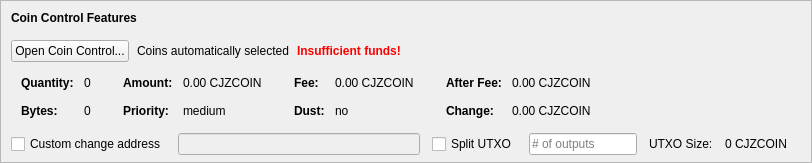
    <widget class="QFrame" name="frameCoinControl">
     <property name="sizePolicy">
      <sizepolicy hsizetype="Expanding" vsizetype="Expanding">
       <horstretch>0</horstretch>
       <verstretch>0</verstretch>
      </sizepolicy>
     </property>
     <property name="maximumSize">
      <size>
       <width>16777215</width>
       <height>16777215</height>
      </size>
     </property>
     <property name="frameShape">
      <enum>QFrame::StyledPanel</enum>
     </property>
     <property name="frameShadow">
      <enum>QFrame::Sunken</enum>
     </property>
     <layout class="QVBoxLayout" name="verticalLayoutCoinControl2">
      <property name="spacing">
       <number>0</number>
      </property>
      <property name="leftMargin">
       <number>0</number>
      </property>
      <property name="topMargin">
       <number>0</number>
      </property>
      <property name="rightMargin">
       <number>0</number>
      </property>
      <property name="bottomMargin">
       <number>6</number>
      </property>
      <item>
       <layout class="QVBoxLayout" name="verticalLayoutCoinControl" stretch="0,0,0,0,1">
        <property name="spacing">
         <number>0</number>
        </property>
        <property name="leftMargin">
         <number>10</number>
        </property>
        <property name="topMargin">
         <number>10</number>
        </property>
        <item>
         <layout class="QHBoxLayout" name="horizontalLayoutCoinControl1">
          <property name="bottomMargin">
           <number>15</number>
          </property>
          <item>
           <widget class="QLabel" name="labelCoinControlFeatures">
            <property name="sizePolicy">
             <sizepolicy hsizetype="Preferred" vsizetype="Maximum">
              <horstretch>0</horstretch>
              <verstretch>0</verstretch>
             </sizepolicy>
            </property>
            <property name="font">
             <font>
              <weight>75</weight>
              <bold>true</bold>
             </font>
            </property>
            <property name="styleSheet">
             <string notr="true">font-weight:bold;</string>
            </property>
            <property name="text">
             <string>Coin Control Features</string>
            </property>
           </widget>
          </item>
         </layout>
        </item>
        <item>
         <layout class="QHBoxLayout" name="horizontalLayoutCoinControl2" stretch="0,0,0,0">
          <property name="spacing">
           <number>8</number>
          </property>
          <property name="bottomMargin">
           <number>10</number>
          </property>
          <item>
           <widget class="QPushButton" name="pushButtonCoinControl">
            <property name="styleSheet">
             <string notr="true"/>
            </property>
            <property name="text">
             <string>Open Coin Control...</string>
            </property>
            <property name="autoDefault">
             <bool>false</bool>
            </property>
           </widget>
          </item>
          <item>
           <widget class="QLabel" name="labelCoinControlAutomaticallySelected">
            <property name="text">
             <string>Coins automatically selected</string>
            </property>
            <property name="margin">
             <number>5</number>
            </property>
           </widget>
          </item>
          <item>
           <widget class="QLabel" name="labelCoinControlInsuffFunds">
            <property name="font">
             <font>
              <weight>75</weight>
              <bold>true</bold>
             </font>
            </property>
            <property name="styleSheet">
             <string notr="true">color:red;font-weight:bold;</string>
            </property>
            <property name="text">
             <string>Insufficient funds!</string>
            </property>
            <property name="margin">
             <number>5</number>
            </property>
           </widget>
          </item>
          <item>
           <spacer name="horizontalSpacerCoinControl">
            <property name="orientation">
             <enum>Qt::Horizontal</enum>
            </property>
            <property name="sizeHint" stdset="0">
             <size>
              <width>40</width>
              <height>1</height>
             </size>
            </property>
           </spacer>
          </item>
         </layout>
        </item>
        <item>
         <widget class="QWidget" name="widgetCoinControl" native="true">
          <property name="sizePolicy">
           <sizepolicy hsizetype="Preferred" vsizetype="Preferred">
            <horstretch>0</horstretch>
            <verstretch>0</verstretch>
           </sizepolicy>
          </property>
          <property name="minimumSize">
           <size>
            <width>0</width>
            <height>0</height>
           </size>
          </property>
          <property name="styleSheet">
           <string notr="true"/>
          </property>
          <layout class="QHBoxLayout" name="horizontalLayoutCoinControl5">
           <property name="leftMargin">
            <number>0</number>
           </property>
           <property name="topMargin">
            <number>0</number>
           </property>
           <property name="rightMargin">
            <number>0</number>
           </property>
           <property name="bottomMargin">
            <number>0</number>
           </property>
           <item>
            <layout class="QHBoxLayout" name="horizontalLayoutCoinControl3" stretch="0,0,0,1">
             <property name="spacing">
              <number>20</number>
             </property>
             <property name="topMargin">
              <number>0</number>
             </property>
             <property name="bottomMargin">
              <number>10</number>
             </property>
             <item>
              <layout class="QFormLayout" name="formLayoutCoinControl1">
               <property name="horizontalSpacing">
                <number>10</number>
               </property>
               <property name="verticalSpacing">
                <number>14</number>
               </property>
               <property name="leftMargin">
                <number>10</number>
               </property>
               <property name="topMargin">
                <number>4</number>
               </property>
               <property name="rightMargin">
                <number>6</number>
               </property>
               <item row="0" column="0">
                <widget class="QLabel" name="labelCoinControlQuantityText">
                 <property name="font">
                  <font>
                   <weight>75</weight>
                   <bold>true</bold>
                  </font>
                 </property>
                 <property name="text">
                  <string>Quantity:</string>
                 </property>
                 <property name="margin">
                  <number>0</number>
                 </property>
                </widget>
               </item>
               <item row="0" column="1">
                <widget class="QLabel" name="labelCoinControlQuantity">
                 <property name="cursor">
                  <cursorShape>IBeamCursor</cursorShape>
                 </property>
                 <property name="contextMenuPolicy">
                  <enum>Qt::ActionsContextMenu</enum>
                 </property>
                 <property name="text">
                  <string notr="true">0</string>
                 </property>
                 <property name="margin">
                  <number>0</number>
                 </property>
                 <property name="textInteractionFlags">
                  <set>Qt::LinksAccessibleByMouse|Qt::TextSelectableByKeyboard|Qt::TextSelectableByMouse</set>
                 </property>
                </widget>
               </item>
               <item row="1" column="0">
                <widget class="QLabel" name="labelCoinControlBytesText">
                 <property name="font">
                  <font>
                   <weight>75</weight>
                   <bold>true</bold>
                  </font>
                 </property>
                 <property name="text">
                  <string>Bytes:</string>
                 </property>
                </widget>
               </item>
               <item row="1" column="1">
                <widget class="QLabel" name="labelCoinControlBytes">
                 <property name="cursor">
                  <cursorShape>IBeamCursor</cursorShape>
                 </property>
                 <property name="contextMenuPolicy">
                  <enum>Qt::ActionsContextMenu</enum>
                 </property>
                 <property name="text">
                  <string notr="true">0</string>
                 </property>
                 <property name="textInteractionFlags">
                  <set>Qt::LinksAccessibleByMouse|Qt::TextSelectableByKeyboard|Qt::TextSelectableByMouse</set>
                 </property>
                </widget>
               </item>
              </layout>
             </item>
             <item>
              <layout class="QFormLayout" name="formLayoutCoinControl2">
               <property name="horizontalSpacing">
                <number>10</number>
               </property>
               <property name="verticalSpacing">
                <number>14</number>
               </property>
               <property name="leftMargin">
                <number>6</number>
               </property>
               <property name="topMargin">
                <number>4</number>
               </property>
               <property name="rightMargin">
                <number>6</number>
               </property>
               <item row="0" column="0">
                <widget class="QLabel" name="labelCoinControlAmountText">
                 <property name="font">
                  <font>
                   <weight>75</weight>
                   <bold>true</bold>
                  </font>
                 </property>
                 <property name="text">
                  <string>Amount:</string>
                 </property>
                 <property name="margin">
                  <number>0</number>
                 </property>
                </widget>
               </item>
               <item row="0" column="1">
                <widget class="QLabel" name="labelCoinControlAmount">
                 <property name="cursor">
                  <cursorShape>IBeamCursor</cursorShape>
                 </property>
                 <property name="contextMenuPolicy">
                  <enum>Qt::ActionsContextMenu</enum>
                 </property>
                 <property name="text">
                  <string notr="true">0.00 CJZCOIN</string>
                 </property>
                 <property name="textInteractionFlags">
                  <set>Qt::LinksAccessibleByMouse|Qt::TextSelectableByKeyboard|Qt::TextSelectableByMouse</set>
                 </property>
                </widget>
               </item>
               <item row="1" column="0">
                <widget class="QLabel" name="labelCoinControlPriorityText">
                 <property name="font">
                  <font>
                   <weight>75</weight>
                   <bold>true</bold>
                  </font>
                 </property>
                 <property name="text">
                  <string>Priority:</string>
                 </property>
                </widget>
               </item>
               <item row="1" column="1">
                <widget class="QLabel" name="labelCoinControlPriority">
                 <property name="cursor">
                  <cursorShape>IBeamCursor</cursorShape>
                 </property>
                 <property name="contextMenuPolicy">
                  <enum>Qt::ActionsContextMenu</enum>
                 </property>
                 <property name="text">
                  <string>medium</string>
                 </property>
                 <property name="textInteractionFlags">
                  <set>Qt::LinksAccessibleByMouse|Qt::TextSelectableByKeyboard|Qt::TextSelectableByMouse</set>
                 </property>
                </widget>
               </item>
              </layout>
             </item>
             <item>
              <layout class="QFormLayout" name="formLayoutCoinControl3">
               <property name="horizontalSpacing">
                <number>10</number>
               </property>
               <property name="verticalSpacing">
                <number>14</number>
               </property>
               <property name="leftMargin">
                <number>6</number>
               </property>
               <property name="topMargin">
                <number>4</number>
               </property>
               <property name="rightMargin">
                <number>6</number>
               </property>
               <item row="0" column="0">
                <widget class="QLabel" name="labelCoinControlFeeText">
                 <property name="font">
                  <font>
                   <weight>75</weight>
                   <bold>true</bold>
                  </font>
                 </property>
                 <property name="text">
                  <string>Fee:</string>
                 </property>
                 <property name="margin">
                  <number>0</number>
                 </property>
                </widget>
               </item>
               <item row="0" column="1">
                <widget class="QLabel" name="labelCoinControlFee">
                 <property name="cursor">
                  <cursorShape>IBeamCursor</cursorShape>
                 </property>
                 <property name="contextMenuPolicy">
                  <enum>Qt::ActionsContextMenu</enum>
                 </property>
                 <property name="text">
                  <string notr="true">0.00 CJZCOIN</string>
                 </property>
                 <property name="textInteractionFlags">
                  <set>Qt::LinksAccessibleByMouse|Qt::TextSelectableByKeyboard|Qt::TextSelectableByMouse</set>
                 </property>
                </widget>
               </item>
               <item row="1" column="0">
                <widget class="QLabel" name="labelCoinControlLowOutputText">
                 <property name="font">
                  <font>
                   <weight>75</weight>
                   <bold>true</bold>
                  </font>
                 </property>
                 <property name="text">
                  <string>Dust:</string>
                 </property>
                </widget>
               </item>
               <item row="1" column="1">
                <widget class="QLabel" name="labelCoinControlLowOutput">
                 <property name="cursor">
                  <cursorShape>IBeamCursor</cursorShape>
                 </property>
                 <property name="contextMenuPolicy">
                  <enum>Qt::ActionsContextMenu</enum>
                 </property>
                 <property name="text">
                  <string>no</string>
                 </property>
                 <property name="textInteractionFlags">
                  <set>Qt::LinksAccessibleByMouse|Qt::TextSelectableByKeyboard|Qt::TextSelectableByMouse</set>
                 </property>
                </widget>
               </item>
              </layout>
             </item>
             <item>
              <layout class="QFormLayout" name="formLayoutCoinControl4">
               <property name="horizontalSpacing">
                <number>10</number>
               </property>
               <property name="verticalSpacing">
                <number>14</number>
               </property>
               <property name="leftMargin">
                <number>6</number>
               </property>
               <property name="topMargin">
                <number>4</number>
               </property>
               <property name="rightMargin">
                <number>6</number>
               </property>
               <item row="0" column="0">
                <widget class="QLabel" name="labelCoinControlAfterFeeText">
                 <property name="font">
                  <font>
                   <weight>75</weight>
                   <bold>true</bold>
                  </font>
                 </property>
                 <property name="text">
                  <string>After Fee:</string>
                 </property>
                 <property name="margin">
                  <number>0</number>
                 </property>
                </widget>
               </item>
               <item row="0" column="1">
                <widget class="QLabel" name="labelCoinControlAfterFee">
                 <property name="cursor">
                  <cursorShape>IBeamCursor</cursorShape>
                 </property>
                 <property name="contextMenuPolicy">
                  <enum>Qt::ActionsContextMenu</enum>
                 </property>
                 <property name="text">
                  <string notr="true">0.00 CJZCOIN</string>
                 </property>
                 <property name="textInteractionFlags">
                  <set>Qt::LinksAccessibleByMouse|Qt::TextSelectableByKeyboard|Qt::TextSelectableByMouse</set>
                 </property>
                </widget>
               </item>
               <item row="1" column="0">
                <widget class="QLabel" name="labelCoinControlChangeText">
                 <property name="font">
                  <font>
                   <weight>75</weight>
                   <bold>true</bold>
                  </font>
                 </property>
                 <property name="text">
                  <string>Change:</string>
                 </property>
                </widget>
               </item>
               <item row="1" column="1">
                <widget class="QLabel" name="labelCoinControlChange">
                 <property name="cursor">
                  <cursorShape>IBeamCursor</cursorShape>
                 </property>
                 <property name="contextMenuPolicy">
                  <enum>Qt::ActionsContextMenu</enum>
                 </property>
                 <property name="text">
                  <string notr="true">0.00 CJZCOIN</string>
                 </property>
                 <property name="textInteractionFlags">
                  <set>Qt::LinksAccessibleByMouse|Qt::TextSelectableByKeyboard|Qt::TextSelectableByMouse</set>
                 </property>
                </widget>
               </item>
              </layout>
             </item>
            </layout>
           </item>
          </layout>
         </widget>
        </item>
        <item>
         <layout class="QHBoxLayout" name="horizontalLayoutCoinControl4" stretch="0,0,0,0,0,0,0">
          <property name="spacing">
           <number>12</number>
          </property>
          <property name="sizeConstraint">
           <enum>QLayout::SetDefaultConstraint</enum>
          </property>
          <property name="topMargin">
           <number>5</number>
          </property>
          <property name="rightMargin">
           <number>5</number>
          </property>
          <item>
           <widget class="QCheckBox" name="checkBoxCoinControlChange">
            <property name="toolTip">
             <string>If this is activated, but the change address is empty or invalid, change will be sent to a newly generated address.</string>
            </property>
            <property name="text">
             <string>Custom change address</string>
            </property>
           </widget>
          </item>
          <item>
           <widget class="QValidatedLineEdit" name="lineEditCoinControlChange">
            <property name="enabled">
             <bool>false</bool>
            </property>
            <property name="sizePolicy">
             <sizepolicy hsizetype="Expanding" vsizetype="Fixed">
              <horstretch>0</horstretch>
              <verstretch>0</verstretch>
             </sizepolicy>
            </property>
           </widget>
          </item>
          <item>
           <widget class="QCheckBox" name="splitBlockCheckBox">
            <property name="text">
             <string>Split UTXO</string>
            </property>
           </widget>
          </item>
          <item>
           <widget class="QLineEdit" name="splitBlockLineEdit">
            <property name="sizePolicy">
             <sizepolicy hsizetype="Fixed" vsizetype="Fixed">
              <horstretch>50</horstretch>
              <verstretch>0</verstretch>
             </sizepolicy>
            </property>
            <property name="placeholderText">
             <string># of outputs</string>
            </property>
           </widget>
          </item>
          <item>
           <widget class="QLabel" name="labelBlockSizeText">
            <property name="text">
             <string>UTXO Size:</string>
            </property>
           </widget>
          </item>
          <item>
           <widget class="QLabel" name="labelBlockSize">
            <property name="text">
             <string>0 CJZCOIN</string>
            </property>
           </widget>
          </item>
          <item>
           <widget class="QLabel" name="labelCoinControlChangeLabel">
            <property name="sizePolicy">
             <sizepolicy hsizetype="Preferred" vsizetype="Expanding">
              <horstretch>0</horstretch>
              <verstretch>0</verstretch>
             </sizepolicy>
            </property>
            <property name="minimumSize">
             <size>
              <width>0</width>
              <height>0</height>
             </size>
            </property>
            <property name="text">
             <string/>
            </property>
            <property name="margin">
             <number>3</number>
            </property>
           </widget>
          </item>
         </layout>
        </item>
        <item>
         <spacer name="verticalSpacerCoinControl">
          <property name="orientation">
           <enum>Qt::Vertical</enum>
          </property>
          <property name="sizeHint" stdset="0">
           <size>
            <width>800</width>
            <height>1</height>
           </size>
          </property>
         </spacer>
        </item>
       </layout>
      </item>
     </layout>
    </widget>
